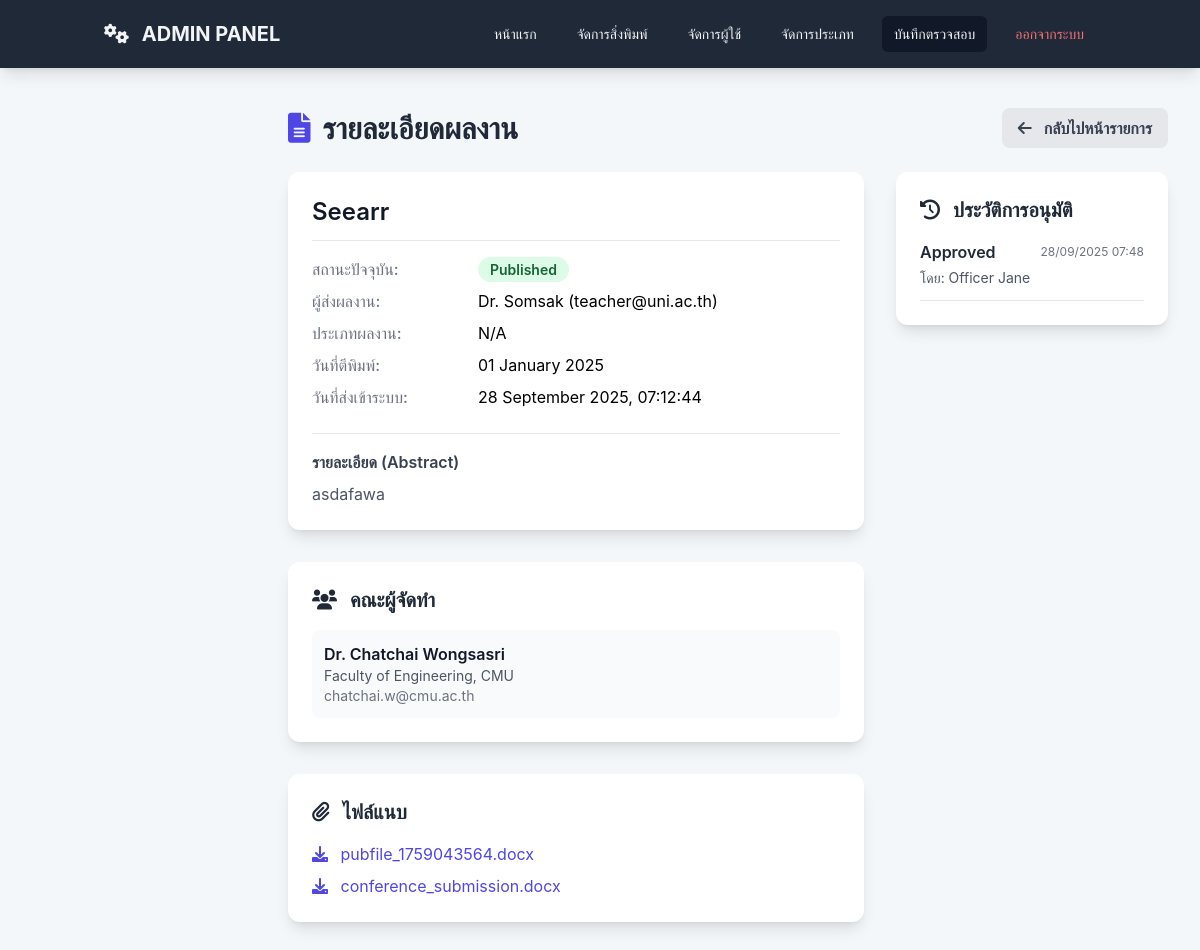
Screenshot of /admin_view_publication.php?id=2 (signed in) with the database file from the repository.
### tables this page shows
CREATE TABLE `publications` (
  `PubID` int(11) NOT NULL,
  `PubName` varchar(255) NOT NULL,
  `PubDetail` text,
  `PubType` varchar(100) DEFAULT NULL,
  `PubStatus` enum('Draft','Pending','Published','Rejected') DEFAULT 'Draft',
  `PubDate` date DEFAULT NULL,
  `User_id` int(11) NOT NULL,
  `Created_at` timestamp NOT NULL DEFAULT CURRENT_TIMESTAMP
);

CREATE TABLE `users` (
  `User_Id` int(11) NOT NULL,
  `UserName` varchar(100) NOT NULL,
  `UserEmail` varchar(100) NOT NULL,
  `UserPass` varchar(255) NOT NULL,
  `UserRole` enum('Admin','Officer','Teacher') NOT NULL,
  `Created_at` timestamp NOT NULL DEFAULT CURRENT_TIMESTAMP
);

CREATE TABLE `authors` (
  `Author_id` int(11) NOT NULL,
  `Name` varchar(150) NOT NULL,
  `Affiliation` varchar(200) DEFAULT NULL,
  `Email` varchar(100) DEFAULT NULL
);

CREATE TABLE `publicationfile` (
  `File_id` int(11) NOT NULL,
  `File_path` varchar(255) NOT NULL,
  `File_type` varchar(20) DEFAULT NULL,
  `Uploaded_at` timestamp NOT NULL DEFAULT CURRENT_TIMESTAMP,
  `Publication_id` int(11) NOT NULL
);

CREATE TABLE `approval` (
  `App_id` int(11) NOT NULL,
  `Publication_id` int(11) NOT NULL,
  `Approved_by` int(11) NOT NULL,
  `Status` enum('Pending','Approved','Rejected') DEFAULT 'Pending',
  `Approved_at` timestamp NULL DEFAULT NULL,
  `Comment` text
);

### admin_view_publication.php (the view, shortened to what this page needs)
<?php
require_once 'auth_config.php';
$publication_id = (int)$_GET['id'];
$query_main = "
    SELECT p.*, u.UserName, u.UserEmail
    FROM publications p
    JOIN users u ON p.User_id = u.User_Id
    WHERE p.PubID = ?
";
$stmt_main = $pdo->prepare($query_main);
$stmt_main->execute([$publication_id]);
$publication = $stmt_main->fetch(PDO::FETCH_ASSOC);
$stmt_authors = $pdo->prepare("SELECT a.* FROM authors a JOIN author_publication ap ON a.Author_id = ap.Author_id WHERE ap.Publication_id = ?");
$stmt_authors->execute([$publication_id]);
$authors = $stmt_authors->fetchAll(PDO::FETCH_ASSOC);
$stmt_files = $pdo->prepare("SELECT * FROM publicationfile WHERE Publication_id = ?");
$stmt_files->execute([$publication_id]);
$files = $stmt_files->fetchAll(PDO::FETCH_ASSOC);
$stmt_approvals = $pdo->prepare("SELECT a.*, u.UserName as ApproverName FROM approval a JOIN users u ON a.Approved_by = u.User_Id WHERE a.Publication_id = ? ORDER BY a.Approved_at DESC");
$stmt_approvals->execute([$publication_id]);
$approvals = $stmt_approvals->fetchAll(PDO::FETCH_ASSOC);
?>
<!DOCTYPE html>
<html lang="th">
<head>
    <script src="https://cdn.tailwindcss.com"></script>
    <link rel="stylesheet" href="https://cdnjs.cloudflare.com/ajax/libs/font-awesome/6.0.0-beta3/css/all.min.css">
</head>
<body class="min-h-screen">
    <?php include('admin_sidebar.php'); ?>
    <main class="ml-64 py-10 px-8">
        <div class="flex justify-between items-center mb-6">
            <h1 class="text-3xl font-bold text-gray-800 flex items-center">
                <i class="fas fa-file-alt text-indigo-600 mr-3"></i> รายละเอียดผลงาน
            </h1>
            <a href="admin_manage_publications.php" class="bg-gray-200 text-gray-700 font-semibold py-2 px-4 rounded-lg hover:bg-gray-300 transition">
                <i class="fas fa-arrow-left mr-2"></i> กลับไปหน้ารายการ
            </a>
        </div>
        <div class="grid grid-cols-1 lg:grid-cols-3 gap-8">
            <div class="lg:col-span-2 space-y-8">
                <div class="bg-white p-6 rounded-xl shadow-lg">
                    <h2 class="text-2xl font-semibold text-gray-900 mb-4 border-b pb-3"><?= htmlspecialchars($publication['PubName']) ?></h2>
                    <dl class="detail-grid">
                        <dt class="font-medium text-gray-500">สถานะปัจจุบัน:</dt>
                        <dd>
                            <?php
                            $status_class = 'bg-gray-100 text-gray-800';
                            if ($publication['PubStatus'] == 'Published') $status_class = 'bg-green-100 text-green-800';
                            elseif ($publication['PubStatus'] == 'Pending') $status_class = 'bg-yellow-100 text-yellow-800';
                            elseif ($publication['PubStatus'] == 'Rejected') $status_class = 'bg-red-100 text-red-800';
                            ?>
                            <span class="px-3 py-1 text-sm font-semibold rounded-full <?= $status_class ?>">
                                <?= htmlspecialchars($publication['PubStatus']) ?>
                            </span>
                        </dd>
                        <dt class="font-medium text-gray-500">ผู้ส่งผลงาน:</dt>
                        <dd><?= htmlspecialchars($publication['UserName']) ?> (<?= htmlspecialchars($publication['UserEmail']) ?>)</dd>
                        <dt class="font-medium text-gray-500">ประเภทผลงาน:</dt>
                        <dd><?= htmlspecialchars($publication['type_name'] ?? 'N/A') ?></dd>
                        <dt class="font-medium text-gray-500">วันที่ตีพิมพ์:</dt>
                        <dd><?= date('d F Y', strtotime($publication['PubDate'])) ?></dd>
                        <dt class="font-medium text-gray-500">วันที่ส่งเข้าระบบ:</dt>
                        <dd><?= date('d F Y, H:i:s', strtotime($publication['Created_at'])) ?></dd>
                    </dl>
                    <div class="mt-6 border-t pt-4">
                        <h3 class="font-semibold text-gray-700 mb-2">รายละเอียด (Abstract)</h3>
                        <p class="text-gray-600 whitespace-pre-wrap"><?= htmlspecialchars($publication['PubDetail']) ?></p>
                    </div>
                </div>
                <div class="bg-white p-6 rounded-xl shadow-lg">
                     <h2 class="text-xl font-semibold text-gray-800 mb-4"><i class="fas fa-users mr-2"></i> คณะผู้จัดทำ</h2>
                     <ul class="space-y-3">
                        <?php if (empty($authors)): ?>
                            <li class="text-gray-500">ไม่มีข้อมูลคณะผู้จัดทำ</li>
                        <?php else: ?>
                            <?php foreach ($authors as $author): ?>
                                <li class="p-3 bg-gray-50 rounded-lg">
                                    <p class="font-semibold text-gray-900"><?= htmlspecialchars($author['Name']) ?></p>
                                    <p class="text-sm text-gray-600"><?= htmlspecialchars($author['Affiliation']) ?></p>
                                    <p class="text-sm text-gray-500"><?= htmlspecialchars($author['Email']) ?></p>
                                </li>
                            <?php endforeach; ?>
                        <?php endif; ?>
                     </ul>
                </div>
                <div class="bg-white p-6 rounded-xl shadow-lg">
                     <h2 class="text-xl font-semibold text-gray-800 mb-4"><i class="fas fa-paperclip mr-2"></i> ไฟล์แนบ</h2>
                     <ul class="space-y-2">
                        <?php if (empty($files)): ?>
                            <li class="text-gray-500">ไม่มีไฟล์แนบ</li>
                        <?php else: ?>
                            <?php foreach ($files as $file): ?>
                                <li>
                                    <a href="<?= htmlspecialchars($file['File_path']) ?>" download class="text-indigo-600 hover:underline">
                                        <i class="fas fa-download mr-2"></i> <?= basename(htmlspecialchars($file['File_path'])) ?>
                                    </a>
                                </li>
                            <?php endforeach; ?>
                        <?php endif; ?>
                     </ul>
                </div>
            </div>
            <div class="lg:col-span-1 space-y-8">
                <div class="bg-white p-6 rounded-xl shadow-lg">
                     <h2 class="text-xl font-semibold text-gray-800 mb-4"><i class="fas fa-history mr-2"></i> ประวัติการอนุมัติ</h2>
                     <ul class="space-y-4">
                        <?php if (empty($approvals)): ?>
                            <li class="text-gray-500">ยังไม่มีประวัติการอนุมัติ</li>
                        <?php else: ?>
                            <?php foreach ($approvals as $approval): ?>
                                <li class="border-b pb-3">
                                    <div class="flex justify-between items-center">
                                        <span class="font-semibold text-gray-800">
                                            <?= htmlspecialchars($approval['Status']) ?>
                                        </span>
                                        <span class="text-xs text-gray-500"><?= date('d/m/Y H:i', strtotime($approval['Approved_at'])) ?></span>
                                    </div>
                                    <p class="text-sm text-gray-600 mt-1">โดย: <?= htmlspecialchars($approval['ApproverName']) ?></p>
                                </li>
                            <?php endforeach; ?>
                        <?php endif; ?>
                     </ul>
                </div>
            </div>
        </div>
    </main>
</body>
</html>

### admin_view_publication.php (style rules this page uses)
body { font-family: 'Inter', 'Tahoma', sans-serif; background-color: #f4f7f9; }
.detail-grid { display: grid; grid-template-columns: 150px 1fr; gap: 0.5rem 1rem; }

### rows the page displays
publications: PubName "Seearr", PubStatus "Published", User.UserName "Dr. Somsak", User.UserEmail "teacher@uni.ac.th", PubDate "01 January 2025", Created_at "28 September 2025, 07:12:44", PubDetail "asdafawa"
authors: Name "Dr. Chatchai Wongsasri", Affiliation "Faculty of Engineering, CMU", Email "chatchai.w@cmu.ac.th"
publicationfile: File_path "pubfile_1759043564.docx"
publicationfile: File_path "conference_submission.docx"
approval: Status "Approved", Approved_at "28/09/2025 07:48", Approved_by.UserName "Officer Jane"

### other values shown
$publication['type_name'] "N/A"
